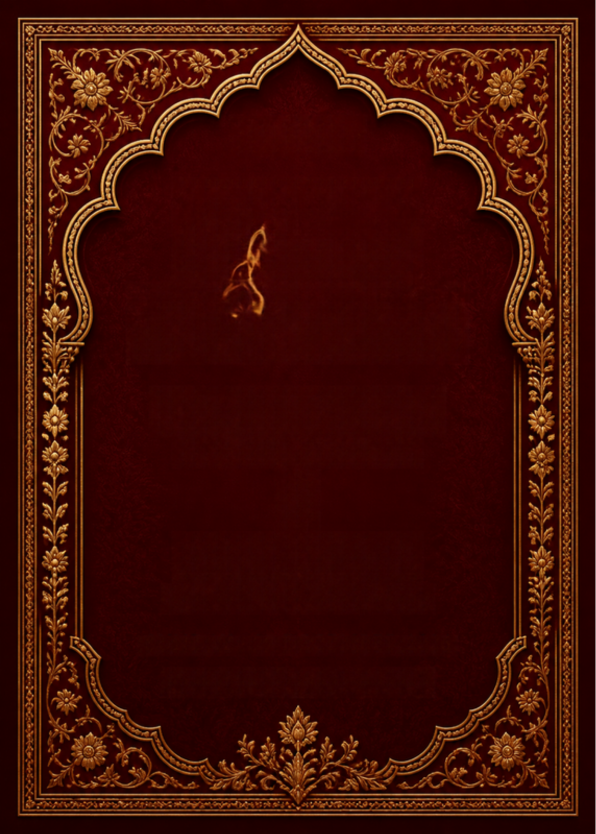
#> input picture scripts/card/canva-frame-raw.png, 1191 x 1667 px (shown at 1/2 size)
$ python clean-frame.py
#> lines starting #> are read from the running program, lines starting #| are printed output that depends on the picture
#!/usr/bin/env python3
"""Cleans the Canva frame export into scripts/card/frame.png, the ground the card is set on.

canva-frame-raw.png is the Canva design "Pakistani Sindhi wedding invitation" (DAHaX0V1Flw),
exported at 1191 wide with every text layer deleted. Two things are done to it:

  * a stray wisp of flame Canva baked into the plain wine of the niche (left of centre, behind
    where "Baarat" sits) is replaced by the same patch from the other side of the arch, mirrored
    — the ground is symmetric, so the texture and the vignette carry straight across;
  * it is stretched from 1191 × 1667 to the card's 1191 × 1680 (0.8%, not visible).
"""
import os
import numpy as np
from PIL import Image

HERE = os.path.dirname(os.path.abspath(__file__))
im = Image.open(os.path.join(HERE, "canva-frame-raw.png")).convert("RGB")
#> im is the input picture: PIL image 1191x1667 RGB; mean R, G, B 66.4, 16.4, 7.1
a = np.asarray(im).astype(float)
W = a.shape[1]
#> W = 1191

x0, x1, y0, y1 = 420, 572, 420, 672
patch = a[y0:y1, W - x1:W - x0][:, ::-1]
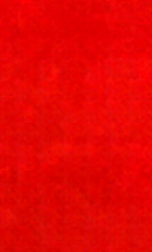
#> patch: shape (252, 152, 3) float64; mean R, G, B 59.4, 1.4, 1; drawn with min black and max white
# feather the edges so the seam disappears
h, w = y1 - y0, x1 - x0
fy = np.minimum(np.arange(h), np.arange(h)[::-1]) / 24
fx = np.minimum(np.arange(w), np.arange(w)[::-1]) / 24
m = np.clip(np.minimum(fy[:, None], fx[None, :]), 0, 1)[..., None]
a[y0:y1, x0:x1] = a[y0:y1, x0:x1] * (1 - m) + patch * m

out = Image.fromarray(a.round().clip(0, 255).astype(np.uint8)).resize((1191, 1680), Image.LANCZOS)
out.save(os.path.join(HERE, "frame.png"), optimize=True)
print("wrote scripts/card/frame.png")
